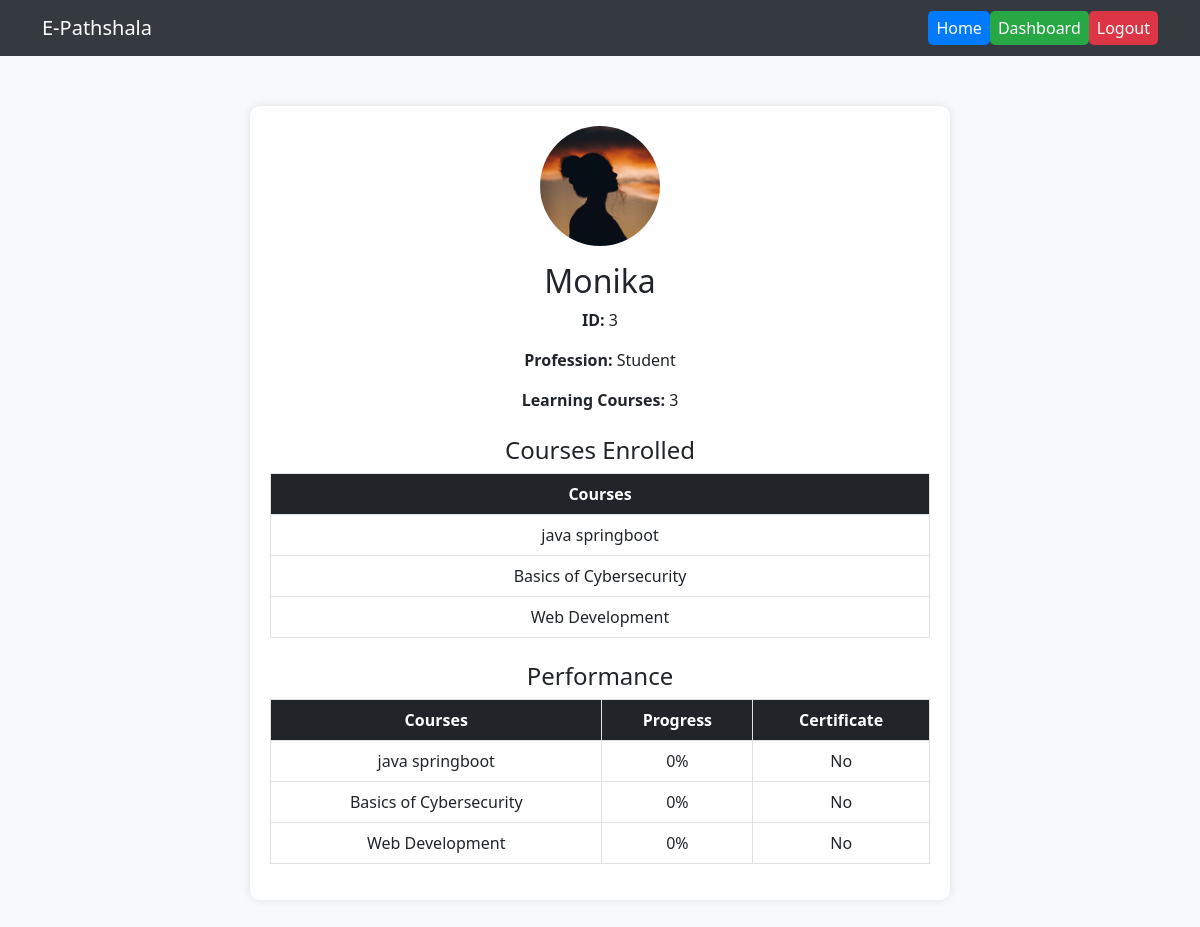
The page /profile (signed in) on the database its author committed.
### app/models.py (models this page shows, shortened)
class User(db.Model):
    __tablename__ = 'user'  # Corrected tablename
    id = db.Column(db.Integer, primary_key=True)
    username = db.Column(db.String(80), unique=True, nullable=False)
    password_hash = db.Column(db.String(128), nullable=False)
    is_instructor = db.Column(db.Boolean, default=False, nullable=False)
    enrollments = db.relationship('Enrollment', back_populates='student')
    posts = db.relationship('Post', backref='author', lazy='dynamic')
    @property
    def courses_enrolled(self):
        return [enrollment.course for enrollment in self.enrollments]
    @property
    def performance(self):
        return [{'course': enrollment.course.title, 'progress': enrollment.progress} for enrollment in self.enrollments]

class Course(db.Model):
    __tablename__ = 'course'  # Added tablename for clarity
    id = db.Column(db.Integer, primary_key=True)
    title = db.Column(db.String(100), nullable=False)
    description = db.Column(db.String(255), nullable=True)
    video_url = db.Column(db.String(500))
    instructor_id = db.Column(db.Integer, db.ForeignKey('user.id'), nullable=False)
    instructor = db.relationship('User', backref='courses')
    enrollments = db.relationship('Enrollment', back_populates='course', cascade="all, delete-orphan")
    assessments = db.relationship('Assessment', backref='course', lazy='dynamic', cascade="all, delete-orphan")
    forums = db.relationship('Forum', backref='course', lazy='dynamic', cascade="all, delete-orphan")

### app/routes.py (the view)
@main.route('/profile')
def profile():
    user = get_current_user()
    if 'user_id' not in session:
        return redirect(url_for('login'))  # Redirect to login if not logged in
    user = User.query.get(session['user_id'])  # Fetch user from database
    return render_template('profile.html', user=user)

### app/routes.py (called while the page is built)
def get_current_user():
    if 'user_id' not in session:
        return None
    return User.query.get(session['user_id'])

### app/templates/profile.html (shortened to what this page needs)
<!DOCTYPE html>
<html lang="en">
<head>
    <link href="https://cdn.jsdelivr.net/npm/bootstrap@5.3.0/dist/css/bootstrap.min.css" rel="stylesheet">
</head>
<body>
<nav class="navbar navbar-expand-lg navbar-dark">
    <div class="container">
        <a class="navbar-brand" href="#">E-Pathshala</a>
        <div class="collapse navbar-collapse" id="navbarNav">
            <ul class="navbar-nav ms-auto">
                <li class="nav-item">
                    <a class="nav-link home-btn" href="{{ url_for('main.index') }}">Home</a>
                </li>
                <li class="nav-item">
                    <a class="nav-link dashboard-btn" href="{{ url_for('main.dashboard') }}">Dashboard</a>
                </li>
                <li class="nav-item">
                    <a class="nav-link logout-btn" href="{{ url_for('main.logout') }}">Logout</a>
                </li>
            </ul>
        </div>
    </div>
</nav>
<div class="profile-container text-center">
    <img src="{{ url_for('static', filename=user.profile_image if user.profile_image else 'images/profile.jpg') }}"
         alt="Profile Picture" class="profile-img">
    <h2 class="mt-3">{{ user.username }}</h2>
    <p><strong>ID:</strong> {{ user.id }}</p>
    <p><strong>Profession:</strong> {{ "instructor" if user.is_instructor else "Student" }}</p>
    <p><strong>Learning Courses:</strong> {{ user.courses_enrolled|length }}</p>
    <h4 class="mt-4">Courses Enrolled</h4>
    <table class="table table-bordered">
        <thead>
            <tr>
                <th>Courses</th>
            </tr>
        </thead>
        <tbody>
            {% if user.courses_enrolled %}
                {% for course in user.courses_enrolled %}
                    <tr>
                        <td>{{ course.title }}</td>
                    </tr>
                {% endfor %}
            {% else %}
                <tr>
                    <td>No courses enrolled.</td>
                </tr>
            {% endif %}
        </tbody>
    </table>
    <h4 class="mt-4">Performance</h4>
    <table class="table table-bordered">
        <thead>
            <tr>
                <th>Courses</th>
                <th>Progress</th>
                <th>Certificate</th>
            </tr>
        </thead>
        <tbody>
            {% if user.performance %}
                {% for record in user.performance %}
                    <tr>
                        <td>{{ record.course }}</td>
                        <td>{{ record.progress }}%</td>
                        <td>{{ "Yes" if record.progress == 100 else "No" }}</td>
                    </tr>
                {% endfor %}
            {% else %}
                <tr>
                    <td colspan="4">No performance data available.</td>
                </tr>
            {% endif %}
        </tbody>
    </table>
</div>
</body>
</html>

### app/templates/profile.html (style rules this page uses)
body { background-color: #f8f9fa; }
.navbar { background-color: #343a40; }
.navbar-brand, .nav-link { color: white !important; }
.profile-container { max-width: 700px; margin: 50px auto; background: white; padding: 20px; border-radius: 10px; box-shadow: 0px 0px 10px rgba(0, 0, 0, 0.1); }
.profile-img { display: block; margin: 0 auto; width: 120px; height: 120px; border-radius: 50%; object-fit: cover; }
.table th { background-color: #212529; color: white; }
.home-btn { background-color: #007bff; color: white; border-radius: 5px; padding: 5px 15px; }
.dashboard-btn { background-color: #28a745; color: white; border-radius: 5px; padding: 5px 15px; }
.logout-btn { background-color: #dc3545; color: white; border-radius: 5px; padding: 5px 15px; }

### rows shown on the page
User: username "Monika", id "3", is_instructor "Student"
Course: title "java springboot", course "java springboot", progress "0", progress "No"
Course: title "Basics of Cybersecurity", course "Basics of Cybersecurity", progress "0", progress "No"
Course: title "Web Development", course "Web Development", progress "0", progress "No"

### other values the page prints
{{ user.courses_enrolled|length }} "3"
